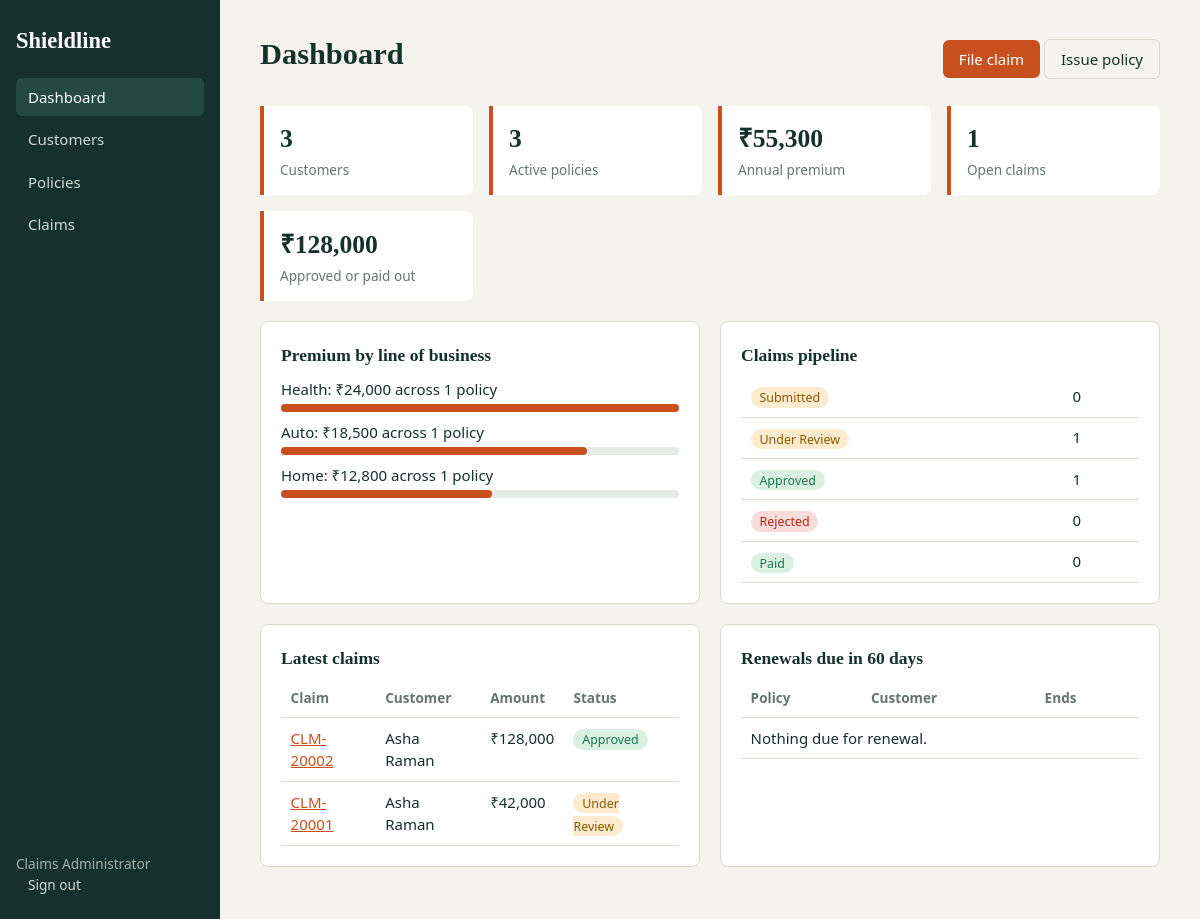
The app's page /dashboard (signed in) with its own data.
### tables this page shows
CREATE TABLE policies(id INTEGER PRIMARY KEY, policy_no TEXT UNIQUE, customer_id INTEGER NOT NULL REFERENCES customers(id),
  line TEXT, coverage REAL, premium REAL, start_date TEXT, end_date TEXT, status TEXT DEFAULT 'Active', notes TEXT);

CREATE TABLE claims(id INTEGER PRIMARY KEY, claim_no TEXT UNIQUE, policy_id INTEGER NOT NULL REFERENCES policies(id),
  incident_date TEXT, description TEXT, amount REAL, status TEXT DEFAULT 'Submitted', adjuster_notes TEXT, filed_on TEXT);

CREATE TABLE customers(id INTEGER PRIMARY KEY, name TEXT NOT NULL, email TEXT, phone TEXT, dob TEXT, address TEXT, city TEXT);

### app.py (the view)
@app.route("/dashboard")
@login_required
def dashboard():
    s = dict(
        customers=q("SELECT COUNT(*) c FROM customers", one=True)["c"],
        active=q("SELECT COUNT(*) c FROM policies WHERE status='Active'", one=True)["c"],
        premium=q("SELECT SUM(premium) s FROM policies WHERE status='Active'", one=True)["s"],
        open=q("SELECT COUNT(*) c FROM claims WHERE status IN ('Submitted','Under Review')", one=True)["c"],
        paid=q("SELECT SUM(amount) s FROM claims WHERE status IN ('Approved','Paid')", one=True)["s"])
    by_line = q("SELECT line, COUNT(*) n, SUM(premium) prem FROM policies WHERE status='Active' GROUP BY line ORDER BY prem DESC")
    by_status = {r["status"]: r["n"] for r in q("SELECT status, COUNT(*) n FROM claims GROUP BY status")}
    recent = q("""SELECT c.*, p.policy_no, p.line, cu.name FROM claims c JOIN policies p ON p.id=c.policy_id
                  JOIN customers cu ON cu.id=p.customer_id ORDER BY c.id DESC LIMIT 5""")
    expiring = q("""SELECT p.*, cu.name FROM policies p JOIN customers cu ON cu.id=p.customer_id
                    WHERE p.status='Active' AND p.end_date <= date('now','+60 day') ORDER BY p.end_date LIMIT 5""")
    return render_template("dashboard.html", s=s, by_line=by_line, by_status=by_status, recent=recent, expiring=expiring)

### app.py (called while the page is built)
def db():
    if "db" not in g:
        g.db = sqlite3.connect(DB)
        g.db.row_factory = sqlite3.Row
        g.db.execute("PRAGMA foreign_keys=ON")
    return g.db

def q(sql, args=(), one=False):
    cur = db().execute(sql, args)
    rows = cur.fetchall()
    db().commit()
    return (rows[0] if rows else None) if one else rows

def login_required(f):
    @wraps(f)
    def w(*a, **k):
        if "user" not in session:
            return redirect(url_for("login", next=request.path))
        return f(*a, **k)
    return w

@app.template_filter("money")
def money(v):
    return "₹{:,.0f}".format(v or 0)

@app.context_processor
def ctx():
    return dict(LINES=LINES, POLICY_STATUS=POLICY_STATUS, CLAIM_STATUS=CLAIM_STATUS)

### templates/dashboard.html
{% extends "base.html" %}{% block title %}Dashboard{% endblock %}{% block body %}
<div class="bar"><h1>Dashboard</h1><div><a class="btn" href="{{ url_for('claim_add') }}">File claim</a> <a class="btn alt" href="{{ url_for('policy_add') }}">Issue policy</a></div></div>
<div class="stats"><div class="stat"><b>{{ s.customers }}</b><span>Customers</span></div><div class="stat"><b>{{ s.active }}</b><span>Active policies</span></div>
<div class="stat"><b>{{ s.premium|money }}</b><span>Annual premium</span></div><div class="stat"><b>{{ s.open }}</b><span>Open claims</span></div>
<div class="stat"><b>{{ s.paid|money }}</b><span>Approved or paid out</span></div></div>
<div class="grid2"><div class="card"><h3>Premium by line of business</h3>{% set top = by_line[0].prem if by_line else 1 %}
{% for r in by_line %}<p style="margin:.6rem 0 .2rem">{{ r.line }}: {{ r.prem|money }} across {{ r.n }} {{ 'policy' if r.n==1 else 'policies' }}</p><div class="meter"><i style="width:{{ (r.prem/top*100)|round }}%"></i></div>
{% else %}<p>No active policies yet.</p>{% endfor %}</div>
<div class="card"><h3>Claims pipeline</h3><table>{% for st in CLAIM_STATUS %}<tr><td><span class="tag {{ st.split()[0] }}">{{ st }}</span></td><td>{{ by_status.get(st, 0) }}</td></tr>{% endfor %}</table></div></div>
<div class="grid2"><div class="card"><h3>Latest claims</h3><table><tr><th>Claim</th><th>Customer</th><th>Amount</th><th>Status</th></tr>
{% for c in recent %}<tr><td><a href="{{ url_for('claim_edit', cid=c.id) }}">{{ c.claim_no }}</a></td><td>{{ c.name }}</td><td>{{ c.amount|money }}</td><td><span class="tag {{ c.status.split()[0] }}">{{ c.status }}</span></td></tr>
{% else %}<tr><td colspan="4">No claims filed.</td></tr>{% endfor %}</table></div>
<div class="card"><h3>Renewals due in 60 days</h3><table><tr><th>Policy</th><th>Customer</th><th>Ends</th></tr>
{% for p in expiring %}<tr><td><a href="{{ url_for('policy_edit', pid=p.id) }}">{{ p.policy_no }}</a></td><td>{{ p.name }}</td><td>{{ p.end_date }}</td></tr>
{% else %}<tr><td colspan="3">Nothing due for renewal.</td></tr>{% endfor %}</table></div></div>{% endblock %}

### static/style.css (style rules this page uses)
:root { --ink:#16302b;--paper:#f4f3ee;--card:#fff;--line:#dcdacf;--accent:#c8501e;--muted:#667570;--ok:#1d7a4d;--bad:#b3261e }
* { box-sizing:border-box }
body { margin:0;font:15px/1.5 "Segoe UI",system-ui,sans-serif;color:var(--ink);background:var(--paper) }
h1,h2,h3 { font-family:Georgia,"Times New Roman",serif;margin:0 0 .5rem }
h1 { font-size:1.9rem }
a { color:var(--accent) }
.bar { display:flex;justify-content:space-between;align-items:center;gap:1rem;margin-bottom:1.25rem;flex-wrap:wrap }
.card { background:var(--card);border:1px solid var(--line);border-radius:8px;padding:1.25rem;margin-bottom:1.25rem }
.stats { display:grid;grid-template-columns:repeat(auto-fit,minmax(170px,1fr));gap:1rem;margin-bottom:1.25rem }
.stat { background:var(--card);border-left:4px solid var(--accent);padding:.9rem 1rem;border-radius:0 8px 8px 0 }
.stat b { display:block;font-size:1.6rem;font-family:Georgia,serif }
.stat span { color:var(--muted);font-size:.85rem }
.grid2 { display:grid;grid-template-columns:1fr 1fr;gap:1.25rem }
table { width:100%;border-collapse:collapse }
th,td { text-align:left;padding:.55rem .6rem;border-bottom:1px solid var(--line);vertical-align:top }
th { color:var(--muted);font-weight:600;font-size:.85rem }
.btn { display:inline-block;background:var(--accent);color:#fff;border:0;padding:.5rem 1rem;border-radius:6px;cursor:pointer;text-decoration:none;font:inherit }
.btn.alt { background:transparent;color:var(--ink);border:1px solid var(--line) }
.tag { padding:.1rem .55rem;border-radius:99px;font-size:.78rem;background:#e7ebe8 }
.Active,.Approved,.Paid { background:#d9f0e3;color:var(--ok) }
.Rejected,.Cancelled { background:#f8dcd9;color:var(--bad) }
.Submitted,.Under { background:#fdebd0;color:#8a5a00 }
.meter { height:8px;background:#e7ebe8;border-radius:4px }
.meter i { display:block;height:100%;background:var(--accent);border-radius:4px }

### records on screen
policies: line "Health", prem "₹24,000", n "1", n "policy", {{ (r.prem/top*100)|round }} 100.0 (drawn)
policies: line "Auto", prem "₹18,500", n "1", n "policy", {{ (r.prem/top*100)|round }} 77.0 (drawn)
policies: line "Home", prem "₹12,800", n "1", n "policy", {{ (r.prem/top*100)|round }} 53.0 (drawn)
claims: status "Under Review", get "1", claim_no "CLM-20001", name "Asha Raman", amount "₹42,000"
claims: claim_no "CLM-20002", name "Asha Raman", amount "₹128,000", status "Approved"

### other values on screen
{{ session.user }} "Claims Administrator"
{{ s.customers }} "3"
{{ s.active }} "3"
{{ s.premium|money }} "₹55,300"
{{ s.open }} "1"
{{ s.paid|money }} "₹128,000"
{{ st }} "Submitted" "Approved" "Rejected" "Paid"
{{ by_status.get(st, 0) }} "0" "1" "0" "0"
